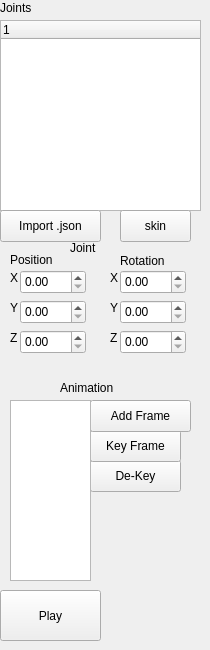
    <widget class="QWidget" name="tab_6">
     <attribute name="title">
      <string>Skeleton</string>
     </attribute>
     <widget class="QLabel" name="label_12">
      <property name="geometry">
       <rect>
        <x>0</x>
        <y>0</y>
        <width>101</width>
        <height>16</height>
       </rect>
      </property>
      <property name="text">
       <string>Joints</string>
      </property>
     </widget>
     <widget class="QTreeWidget" name="treeWidget">
      <property name="geometry">
       <rect>
        <x>0</x>
        <y>20</y>
        <width>201</width>
        <height>191</height>
       </rect>
      </property>
      <column>
       <property name="text">
        <string notr="true">1</string>
       </property>
      </column>
     </widget>
     <widget class="QPushButton" name="pushButton_6">
      <property name="geometry">
       <rect>
        <x>0</x>
        <y>210</y>
        <width>101</width>
        <height>32</height>
       </rect>
      </property>
      <property name="text">
       <string>Import .json</string>
      </property>
     </widget>
     <widget class="QPushButton" name="pushButton_7">
      <property name="geometry">
       <rect>
        <x>120</x>
        <y>210</y>
        <width>71</width>
        <height>32</height>
       </rect>
      </property>
      <property name="text">
       <string>skin</string>
      </property>
     </widget>
     <widget class="QLabel" name="label_14">
      <property name="geometry">
       <rect>
        <x>110</x>
        <y>330</y>
        <width>16</width>
        <height>16</height>
       </rect>
      </property>
      <property name="text">
       <string>Z</string>
      </property>
     </widget>
     <widget class="QDoubleSpinBox" name="doubleSpinBox_9">
      <property name="geometry">
       <rect>
        <x>120</x>
        <y>270</y>
        <width>66</width>
        <height>24</height>
       </rect>
      </property>
     </widget>
     <widget class="QLabel" name="label_17">
      <property name="geometry">
       <rect>
        <x>10</x>
        <y>249</y>
        <width>61</width>
        <height>21</height>
       </rect>
      </property>
      <property name="text">
       <string>Position</string>
      </property>
     </widget>
     <widget class="QLabel" name="label_19">
      <property name="geometry">
       <rect>
        <x>10</x>
        <y>330</y>
        <width>16</width>
        <height>16</height>
       </rect>
      </property>
      <property name="text">
       <string>Z</string>
      </property>
     </widget>
     <widget class="QLabel" name="label_15">
      <property name="geometry">
       <rect>
        <x>110</x>
        <y>270</y>
        <width>16</width>
        <height>16</height>
       </rect>
      </property>
      <property name="text">
       <string>X</string>
      </property>
     </widget>
     <widget class="QDoubleSpinBox" name="doubleSpinBox_8">
      <property name="geometry">
       <rect>
        <x>120</x>
        <y>330</y>
        <width>66</width>
        <height>24</height>
       </rect>
      </property>
     </widget>
     <widget class="QLabel" name="label_20">
      <property name="geometry">
       <rect>
        <x>10</x>
        <y>300</y>
        <width>16</width>
        <height>16</height>
       </rect>
      </property>
      <property name="text">
       <string>Y</string>
      </property>
     </widget>
     <widget class="QLabel" name="label_16">
      <property name="geometry">
       <rect>
        <x>110</x>
        <y>300</y>
        <width>16</width>
        <height>16</height>
       </rect>
      </property>
      <property name="text">
       <string>Y</string>
      </property>
     </widget>
     <widget class="QDoubleSpinBox" name="doubleSpinBox_10">
      <property name="geometry">
       <rect>
        <x>20</x>
        <y>300</y>
        <width>66</width>
        <height>24</height>
       </rect>
      </property>
     </widget>
     <widget class="QLabel" name="label_18">
      <property name="geometry">
       <rect>
        <x>10</x>
        <y>270</y>
        <width>16</width>
        <height>16</height>
       </rect>
      </property>
      <property name="text">
       <string>X</string>
      </property>
     </widget>
     <widget class="QDoubleSpinBox" name="doubleSpinBox_12">
      <property name="geometry">
       <rect>
        <x>20</x>
        <y>330</y>
        <width>66</width>
        <height>24</height>
       </rect>
      </property>
     </widget>
     <widget class="QDoubleSpinBox" name="doubleSpinBox_11">
      <property name="geometry">
       <rect>
        <x>20</x>
        <y>270</y>
        <width>66</width>
        <height>24</height>
       </rect>
      </property>
     </widget>
     <widget class="QLabel" name="label_13">
      <property name="geometry">
       <rect>
        <x>120</x>
        <y>250</y>
        <width>61</width>
        <height>21</height>
       </rect>
      </property>
      <property name="text">
       <string>Rotation</string>
      </property>
     </widget>
     <widget class="QDoubleSpinBox" name="doubleSpinBox_7">
      <property name="geometry">
       <rect>
        <x>120</x>
        <y>300</y>
        <width>66</width>
        <height>24</height>
       </rect>
      </property>
     </widget>
     <widget class="QLabel" name="label_29">
      <property name="geometry">
       <rect>
        <x>70</x>
        <y>240</y>
        <width>41</width>
        <height>16</height>
       </rect>
      </property>
      <property name="text">
       <string>Joint</string>
      </property>
     </widget>
     <widget class="QPushButton" name="pushButton_11">
      <property name="geometry">
       <rect>
        <x>90</x>
        <y>460</y>
        <width>91</width>
        <height>32</height>
       </rect>
      </property>
      <property name="text">
       <string>De-Key</string>
      </property>
     </widget>
     <widget class="QPushButton" name="pushButton_8">
      <property name="geometry">
       <rect>
        <x>90</x>
        <y>430</y>
        <width>91</width>
        <height>32</height>
       </rect>
      </property>
      <property name="text">
       <string>Key Frame</string>
      </property>
     </widget>
     <widget class="QPushButton" name="pushButton_12">
      <property name="geometry">
       <rect>
        <x>90</x>
        <y>400</y>
        <width>101</width>
        <height>32</height>
       </rect>
      </property>
      <property name="text">
       <string>Add Frame</string>
      </property>
     </widget>
     <widget class="Timeline" name="timeline_listWidget">
      <property name="geometry">
       <rect>
        <x>10</x>
        <y>400</y>
        <width>81</width>
        <height>181</height>
       </rect>
      </property>
     </widget>
     <widget class="QPushButton" name="pushButton_10">
      <property name="geometry">
       <rect>
        <x>0</x>
        <y>590</y>
        <width>101</width>
        <height>51</height>
       </rect>
      </property>
      <property name="text">
       <string>Play</string>
      </property>
     </widget>
     <widget class="QLabel" name="label_22">
      <property name="geometry">
       <rect>
        <x>60</x>
        <y>380</y>
        <width>81</width>
        <height>16</height>
       </rect>
      </property>
      <property name="text">
       <string>Animation</string>
      </property>
     </widget>
    </widget>
